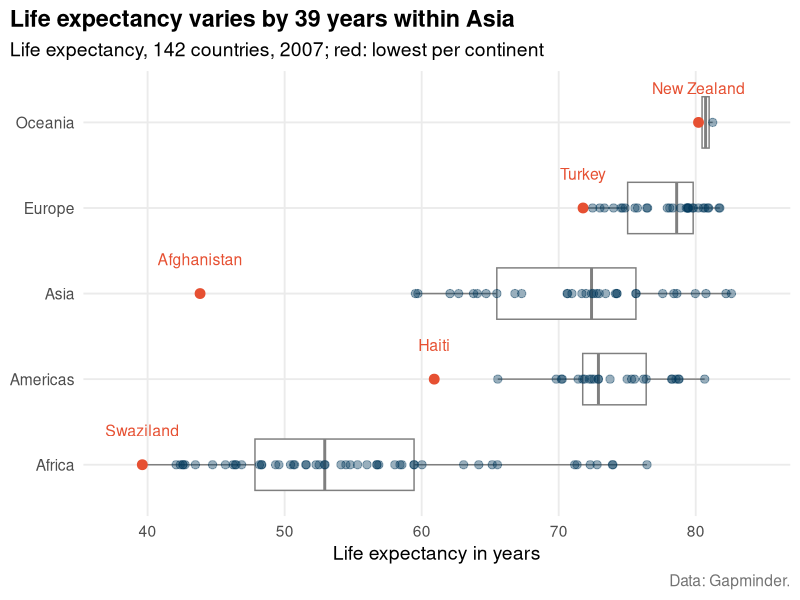

This figure's R source:
## ---- chunk 1
#| label: solution
library(ggplot2)
library(dplyr)

gdp_data <- read.csv("data/gdplifexp2007.csv")

base_size <- 14   # font size of the whole chart: larger for slides
edge_space <- expansion(mult = 0.1)  # 10% extra room at both ends of the
                                     # x-axis, so that no label is cut off


# 1. The number for the title -- computed, never typed ----------------------

spread <- gdp_data |>
  group_by(continent) |>
  summarise(range = max(lifeExp) - min(lifeExp))      # <- CHANGE

asia_range <- spread$range[spread$continent == "Asia"]    # <- CHANGE


# 2. The countries that get a label: one per continent ----------------------

label_data <- gdp_data |>
  group_by(continent) |>
  slice_min(lifeExp, n = 1)    # <- CHANGE: slice_max() = highest,
                                 #    slice_min() = lowest


# 3. The chart ---------------------------------------------------------------

my_chart <- ggplot(
  data = gdp_data,
  # the variable on x, the groups on y: long group names stay readable
  mapping = aes(x = lifeExp, y = continent)              # <- CHANGE
) +
  # the box: median, middle half of the countries, and the range.
  # outlier.shape = NA hides the box's own outlier dots, because the
  # points below show every country anyway
  geom_boxplot(outlier.shape = NA, width = 0.6, colour = "grey50") +
  # every country as one point; alpha = 0.4 makes them see-through, so
  # where many countries overlap, the colour gets darker
  geom_point(alpha = 0.4, size = 2.5, colour = "#00395B") +
  # the labelled countries again, on top and in red ...
  geom_point(data = label_data, size = 3, colour = "#E65032") +
  # ... and their names, placed just above each box
  geom_text(
    data = label_data, mapping = aes(label = country),
    nudge_y = 0.4, size = base_size / 3.5, colour = "#E65032") +

  # x-axis: keep ONE of the two lines, put a # in front of the other.
  # log axis: for skewed variables such as income or population
  # scale_x_log10(labels = scales::label_dollar(accuracy = 1), expand = edge_space) +
  # linear axis: for most other variables, e.g. life expectancy
  scale_x_continuous(expand = edge_space) +

  labs(
    # the title states the finding, with the number computed above
    title = paste0("Life expectancy varies by ", round(asia_range),
                   " years within Asia"),      # <- CHANGE
    subtitle = "Life expectancy, 142 countries, 2007; red: lowest per continent",     # <- CHANGE
    x = "Life expectancy in years",                     # <- CHANGE: with unit
    y = NULL,                       # the continent names speak for themselves
    caption = "Data: Gapminder."    # always name the source
  ) +
  theme_minimal(base_size = base_size) +
  theme(
    plot.title            = element_text(face = "bold"),
    plot.title.position   = "plot",     # title flush with the left edge
    plot.caption          = element_text(colour = "grey45", hjust = 1),
    plot.caption.position = "plot",
    panel.grid.minor      = element_blank(),  # fewer lines, less clutter
    legend.position       = "top",      # if you add a legend: on top, left
    legend.justification  = "left"
  )

my_chart
## ---- chunk 2
#| label: numbers
gdp_data |>
  group_by(continent) |>
  summarise(n = n(), lowest = min(lifeExp), median = median(lifeExp),
            highest = max(lifeExp), range = highest - lowest)
label_data |> select(continent, country, lifeExp)
